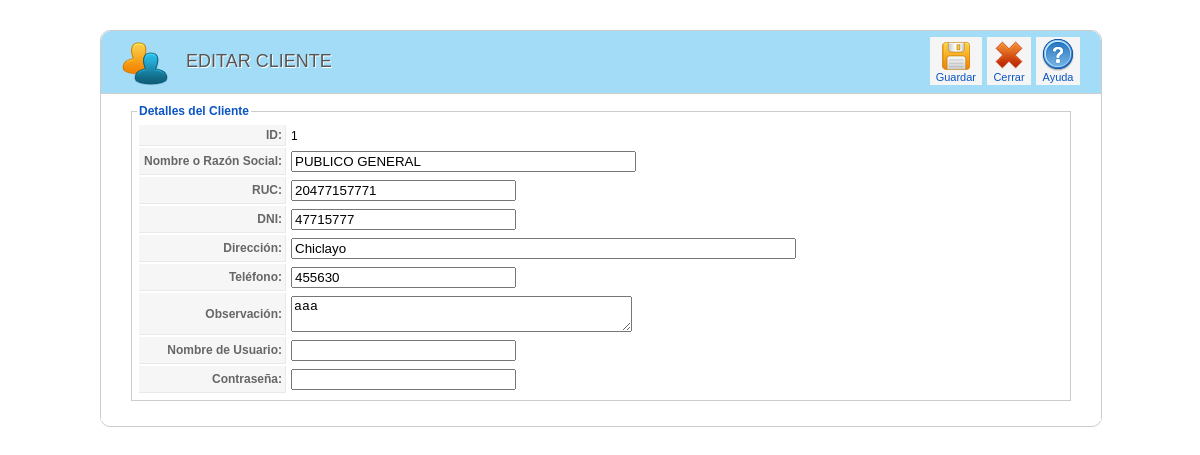
The page /cliente/editar_cliente.php?idcliente=1 (signed in) on the database its author committed.
### tables this page shows
CREATE TABLE IF NOT EXISTS `cliente` (
  `IdCliente` int(11) NOT NULL AUTO_INCREMENT,
  `Nombre` varchar(100) NOT NULL,
  `Ruc` varchar(11) DEFAULT NULL,
  `Dni` varchar(8) DEFAULT NULL,
  `Direccion` varchar(50) DEFAULT NULL,
  `Telefono` varchar(15) DEFAULT NULL,
  `Obsv` text,
  `Usuario` varchar(30) DEFAULT NULL,
  `Contrasena` varchar(10) DEFAULT NULL,
  PRIMARY KEY (`IdCliente`)
);

### clases/clsCliente.php (called while the page is built, shortened)
<?php
include_once("clsConexion.php");
class clsCliente{
 function consultarClientePorParametro($criterio,$busqueda,$limite){
   $con = new clsConexion;
   if($con->conectarse()==true){
     $query = "CALL SP_S_ClientePorParametro('$criterio','$busqueda','$limite')";
	 $result = @mysql_query($query);
	 if (!$result)
	   return false;
	 else
	   return $result;
   }
 }
}
?>

### clases/clsConexion.php (called while the page is built, shortened)
<?php
class clsConexion{
	 function conectarse() {
		   return true;
	 }
}
?>

### cliente/editar_cliente.php (the view, shortened to what this page needs)
<html>
<head>
<link href="../css/general.css" rel="stylesheet" type="text/css">
<link href="../css/icon.css" rel="stylesheet" type="text/css">
<link href="../css/box.css" rel="stylesheet" type="text/css">
</head>
<body>
<?php
    if(isset($_SESSION["usuario"])){
?>
<div class="wrapper">
<form name="form_cliente" method="post" action="guardar_cliente.php">
<div class="block">
    <div class="block_head">
    	<div class="imagen_head"><img src="../img/header/cliente.png" width="48" height="45"></div>
    <div class="titulo_head">EDITAR CLIENTE</div>
      <div class="toolbar" id="toolbar">
            <table class="toolbar">
            	<tbody>
                	<tr>
                    <td>
<button type="submit" class="button">
                   <span class="icon-32-guardar_editar" title="Guardar">
                        </span>
                        Guardar
          			</button>
                    </td>
                    <td>
                        <a href="index.php" class="toolbar">
                        <span class="icon-32-cancelar" title="Nuevo">
                        </span>
                        Cerrar
                        </a>
                    </td>
                    <td>
                        <a href="#" class="toolbar">
                        <span class="icon-32-ayuda" title="Ayuda">
                        </span>
                        Ayuda
                        </a>
                    </td>
                    </tr>
            	</tbody>
            </table>
        </div>
    </div>
    <div class="block_content">
<?php
include_once("../clases/clsCliente.php");
	$id_clie=$_GET["idcliente"];
	$objempleado=new clsCliente;
	$resultado=$objempleado->consultarClientePorParametro('id',$id_clie,'');
	while($row=@mysql_fetch_array($resultado)){
		$nombre=$row["Nombre"];
		$ruc=$row["Ruc"];
		$dni=$row["Dni"];
		$direccion=$row["Direccion"];
		$telefono=$row["Telefono"];
		$observacion=$row["Obsv"];
	}
?>
    <fieldset class="adminform">
    <legend>Detalles del Cliente</legend>
<table class="admintable">
	<tr>
		<td width="100" class="key">ID:</td>
		<td><?php echo $id_clie ?></td>
	</tr>
	<tr>
		<td class="key">Nombre o Razón Social:</td>
		<td><input type="text" name="nombre" value="<?php echo $nombre ?>" size="40" title="Se necesita un nombre o razón social"  required></td>
	</tr>
	<tr>
		<td class="key">RUC:</td>
		<td><input type="text" name="ruc" value="<?php echo $ruc ?>" size="25"></td>
	</tr>
	<tr>
		<td class="key">DNI:</td>
		<td><input type="text" name="dni" value="<?php echo $dni ?>" size="25"></td>
	</tr>
	<tr>
		<td class="key">Dirección:</td>
		<td><input type="text" name="direccion" value="<?php echo $direccion ?>" size="60"></td>
	</tr>
	<tr>
		<td class="key">Teléfono:</td>
		<td><input type="text" name="telefono" value="<?php echo $telefono ?>" size="25"></td>
	</tr>
	<tr>
		<td class="key">Observación:</td>
		<td><textarea name="observacion"  id="textarea" cols="40" rows="2"><?php print($observacion); ?></textarea></td>
	</tr>
	<tr>
		<td class="key">Nombre de Usuario:</td>
		<td><input type="text" name="usuario" value="<?php echo $usuario ?>" size="25"></td>
	</tr>
	<tr>
		<td class="key">Contraseña:</td>
		<td><input type="text" name="contrasena" value="<?php echo $contrasena ?>" size="25"></td>
	</tr>
</table>
</fieldset>
	</div>
</div>
</form>
</div>
<?php
    } else {
        header("Location:../index.php");
    }
?>
</BODY>
</HTML>

### css/general.css (style rules this page uses)
body { margin: 10px; padding: 0; background-image: url(../img/fondo.png); background-repeat: repeat; padding-bottom: 1px; font-size: 11px; }
body, td, th { font-family: Arial, Helvetica, sans-serif; font-size:12px; }
a:link { color: #0B55C4; text-decoration: none; }
fieldset { margin-bottom: 10px; border: 1px #ccc solid; padding: 5px; text-align: left; }
legend { color: #0B55C4; font-size: 12px; font-weight: bold; }
fieldset.adminform { border: 1px solid #ccc; margin: 0 10px 10px 10px; }
table.admintable td { padding: 3px; }
table.admintable td.key, table.admintable td.paramlist_key { background-color: #f6f6f6; text-align: right; width: 140px; color: #666; font-weight: bold; font-size: 12px; border-bottom: 1px solid #e9e9e9; border-right: 1px solid #e9e9e9; }
.block { width:1000px; padding-bottom: 5px; margin-bottom: 25px; clear: both; border-radius: 10px; background-color:#fff; border: solid 1px #CCCCCC; }
.wrapper { width:1000px; margin:0 auto; padding-top: 20px; }
.block .block_content { overflow: hidden; background: #fff; width:960px; border-top: 1px solid #CECECE; padding: 10px 20px 10px; }
.block .block_head { height:62px; background-color: rgba(1, 159, 230, 0.36); -moz-border-radius: 10px 10px 0px 0px; -o-border-radius: 10px 10px 0px 0px; -webkit-border-radius: 10px 10px 0px 0px; -ms-border-radius: 10px 10px 0px 0px; overflow:visible; }
.block .titulo_head { height:25px; width:auto; float:left; font-family: "Titillium999", "Trebuchet MS", Arial, sans-serif; font-size: 18px; font-weight: normal; text-transform: uppercase; color: #555; text-shadow: 1px 1px 0 #fff; margin-left: 15px; padding-top:20px; }
.block .imagen_head { height:25px; width:50; float:left; margin-left: 20px; padding-top:10px; }
div.toolbar { float: right; text-align: right; padding: 0; margin-right: 20px; margin-top:5px; }
table.toolbar { border-collapse: collapse; padding: 0; margin: 0; }
table.toolbar td { padding: 1px 1px 1px 4px; text-align: center; color: #666; height: 48px; }
table.toolbar span { float: none; width: 32px; height: 32px; margin: 0 auto; display: block; }
table.toolbar a { display: block; float: left; background:#F5F5F5; white-space: nowrap; border: 1px solid #F5F5F5; padding: 1px 5px; cursor: pointer; font-size:11px; }
.button { display: block; float: left; white-space: nowrap; border: 1px solid #F5F5F5; padding: 1px 5px; cursor: pointer; font-family: Arial, Helvetica, sans-serif; font-size:11px; color: #0B55C4; text-align:center center; background:#F5F5F5; }

### rows shown on the page
cliente: nombre "PUBLICO GENERAL", ruc "20477157771", dni "47715777", direccion "Chiclayo", telefono "455630", observacion "aaa"

### other values the page prints
$id_clie "1"
